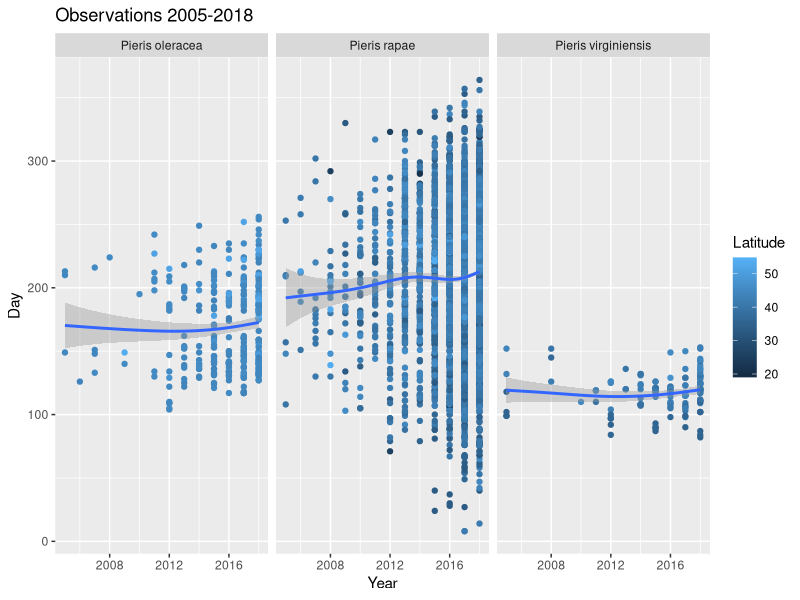

Generate this figure with R:
# Investigate west virginia white phenology
# Jeff Oliver
# jcoliver@email.arizona.edu
# 2019-05-02

rm(list = ls())

################################################################################
library(lubridate)
library(ggplot2)

# Read in iNaturalist observations
# West Virginia White
wvw <- read.csv(file = "data/observations-52593.csv")
# Mustard White
mw <- read.csv(file = "data/observations-52726.csv")
# Cabbage White
cw <- read.csv(file = "data/observations-52729.csv")
# Exclude any cabbage white observations beyond the western limit of WVW & MW
# observations
cw <- cw[cw$longitude >= min(wvw$longitude, mw$longitude), ]
cw$scientific_name <- gsub(pattern = "rapae rapae", 
                           replacement = "rapae",
                           x = cw$scientific_name)
# Put 'em together
obs <- rbind(wvw, mw, cw)

obs$observed_on <- as.Date(obs$observed_on)

# Extract year and day of year
obs$year <- year(obs$observed_on)
obs$yday <- as.POSIXlt(obs$observed_on)$yday

# Remove observations for 2019 and before 2005
obs.2005.2018 <- obs[obs$year >= 2005 & obs$year < 2019, ]

# Plot observations for each year separately
obs.plot <- ggplot(data = obs.2005.2018, mapping = aes(x = year, y = yday, color = latitude)) +
  geom_point() +
  geom_smooth() +
  xlab(label = "Year") +
  ylab(label = "Day") +
  ggtitle("Observations 2005-2018") +
  facet_wrap(~ scientific_name) +
  scale_color_continuous(name = "Latitude")
print(obs.plot)

# Do a quick linear regression, including latitude as crude co-variate
wvw.lm <- lm(yday ~ year + latitude, data = obs.2005.2018[obs.2005.2018$scientific_name == "Pieris virginiensis", ])
wvw.summary <- summary(wvw.lm)
wvw.summary

mw.lm <- lm(yday ~ year + latitude, data = obs.2005.2018[obs.2005.2018$scientific_name == "Pieris oleracea", ])
mw.summary <- summary(mw.lm)
mw.summary

cw.lm <- lm(yday ~ year + latitude, data = obs.2005.2018[obs.2005.2018$scientific_name == "Pieris rapae", ])
cw.summary <- summary(cw.lm)
cw.summary
